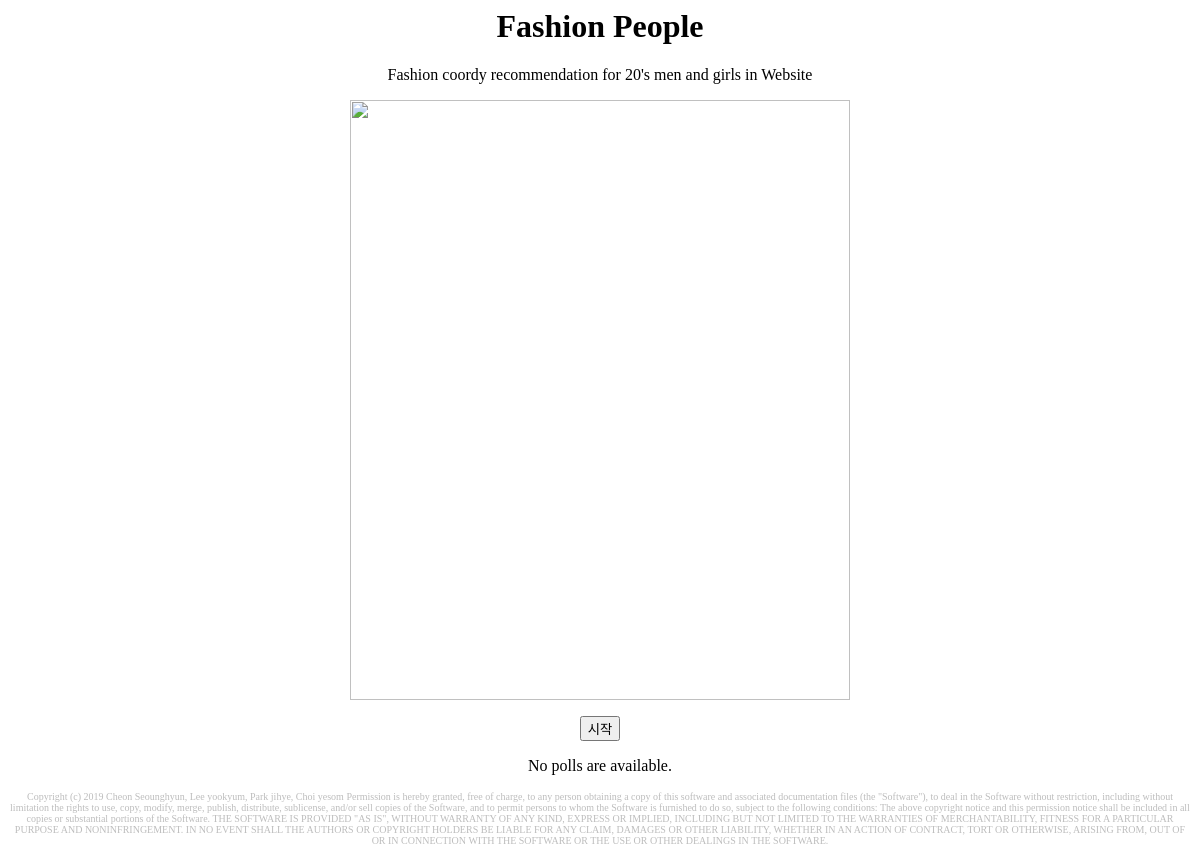
Before: / with the older database file.
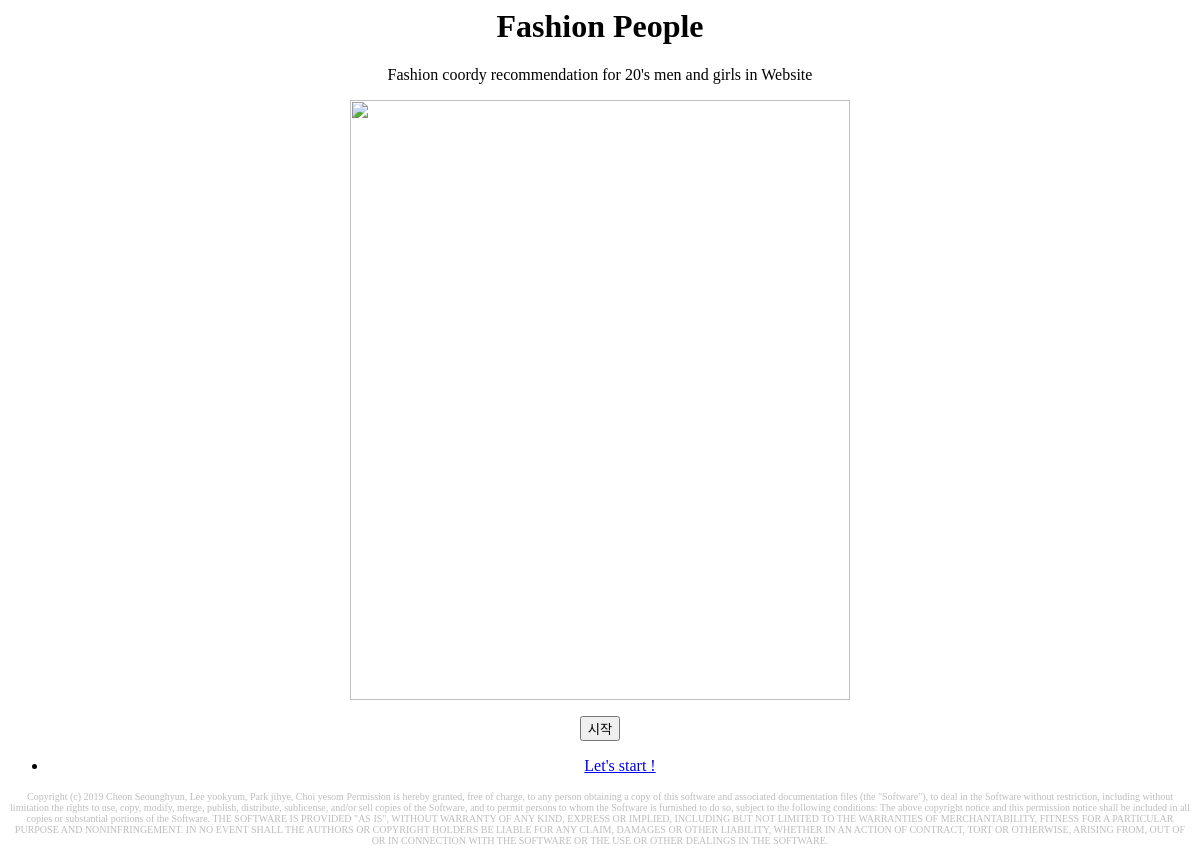
After: the same page with the newer database file.
### recommend/models.py (models this page shows, shortened)
class Question(models.Model):
    question_text = models.CharField(max_length=200)
    pub_date = models.DateTimeField('date puplished')

### recommend/views.py (the view)
# urls.py: url('', views.index, name='index'),
def index(request):
    latest_question_list = Question.objects.all().order_by('-pub_date')[:5]
    context = {'latest_question_list': latest_question_list}
    return render(request, 'recommend/index.html', context)

### recommend/templates/recommend/index.html (shortened to what this page needs)
<html lang="en">
<head>
</head>
<center>
<body>
<h1>Fashion People</h1>
<p> Fashion coordy recommendation for 20's men and girls in Website</p>
<img src=https://i.pinimg.com/736x/7b/e8/8a/7be88acbef00892a7de81d422101a8ed.jpg width="500" height="600" >
<p><input type="button" value="시작" onclick="alert('코디를 시작합니다')"/></p>
{% if latest_question_list %}
    <ul>
    {% for question in latest_question_list %}
        <li><a href="/recommend/{{ question.id }}/">{{ question.question_text }}</a></li>
    {% endfor %}
    </ul>
{% else %}
    <p>No polls are available.</p>
{% endif %}
<font size=0.8 color = #BDBDBD>
Copyright (c) 2019 Cheon Seounghyun, Lee yookyum, Park jihye, Choi yesom
    Permission is hereby granted, free of charge, to any person obtaining a copy of this software and associated documentation files (the "Software"),
    to deal in the Software without restriction, including without limitation the rights to use, copy, modify, merge, publish, distribute, sublicense,
    and/or sell copies of the Software, and to permit persons to whom the Software is furnished to do so, subject to the following conditions:
    The above copyright notice and this permission notice shall be included in all copies or substantial portions of the Software.
    THE SOFTWARE IS PROVIDED "AS IS", WITHOUT WARRANTY OF ANY KIND, EXPRESS OR IMPLIED, INCLUDING BUT NOT LIMITED TO THE WARRANTIES OF MERCHANTABILITY,
    FITNESS FOR A PARTICULAR PURPOSE AND NONINFRINGEMENT. IN NO EVENT SHALL THE AUTHORS OR COPYRIGHT HOLDERS BE LIABLE FOR ANY CLAIM, DAMAGES OR OTHER LIABILITY,
    WHETHER IN AN ACTION OF CONTRACT, TORT OR OTHERWISE, ARISING FROM, OUT OF OR IN CONNECTION WITH THE SOFTWARE OR THE USE OR OTHER DEALINGS IN THE SOFTWARE.
</font>
</body>
    </center>
</html>

Changed rows visible on the page:
added Question: question_text "Let's start !"
Other visible differences:
text no longer shown: "No polls are available."
